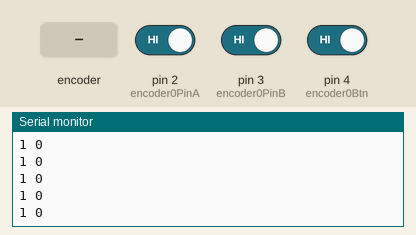
Recording of a sketch running on a simulated Arduino Uno, built with avr-gcc and run on an emulated ATmega328P. On the bench: the last lines printed to the serial monitor. Inputs (shaded band) come from the test bench; at power-on: pin 4 (encoder0Btn) HIGH, pin 2 (encoder0PinA) HIGH, pin 3 (encoder0PinB) HIGH.

Above: at 1.3 s.
1.4 s: rotary encoder on pin 2 (encoder0PinA) / pin 3 (encoder0PinB) turned 3 steps (first pin leading)
At 1.93 s:
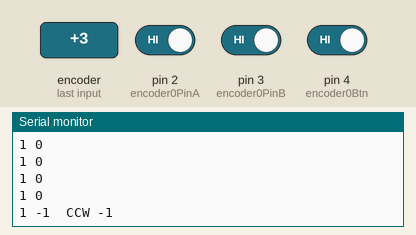
3.5 s: rotary encoder on pin 2 (encoder0PinA) / pin 3 (encoder0PinB) turned 2 steps (second pin leading)
At 3.93 s:
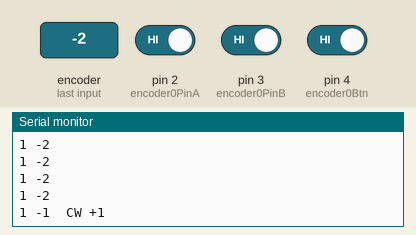
5.5 s: pin 4 (encoder0Btn) driven LOW
At 5.68 s:
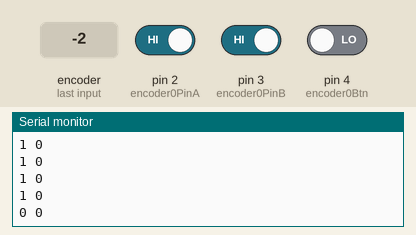

Measured:
- after the input at 1.4 s, the serial monitor: prints a new line after 0.35 s (image 1)
- after the input at 3.5 s, the serial monitor: prints a new line after 0.25 s (image 2)
- after the input at 5.5 s, the serial monitor: prints a new line at once (image 3)

The sketch:

rotaryTest.ino
```cpp
#define encoder0PinA 2
#define encoder0PinB 3
#define encoder0Btn 4
int encoder0Pos = 0;
void setup()
{
  Serial.begin(9600);
  pinMode(encoder0PinA, INPUT_PULLUP);
  pinMode(encoder0PinB, INPUT_PULLUP);
  pinMode(encoder0Btn, INPUT_PULLUP);
  attachInterrupt(0, doEncoder, CHANGE);
}
int valRotary = 0;
int lastValRotary = 0;
void loop()
{
  int btn = digitalRead(encoder0Btn);
  Serial.print(btn);
  Serial.print(" ");
  Serial.print(valRotary);
  if (valRotary > lastValRotary)
  {
    Serial.print("  CW +1");
  }
  if(valRotary < lastValRotary)  {
    Serial.print("  CCW -1");
  }
  lastValRotary = valRotary;
  Serial.println(" ");
  delay(250);
}
void doEncoder()
{
  if (digitalRead(encoder0PinA) == digitalRead(encoder0PinB))
  {
    encoder0Pos++;
  }
  else
  {
    encoder0Pos--;
  }
  valRotary = encoder0Pos / 2.5;
}
```
